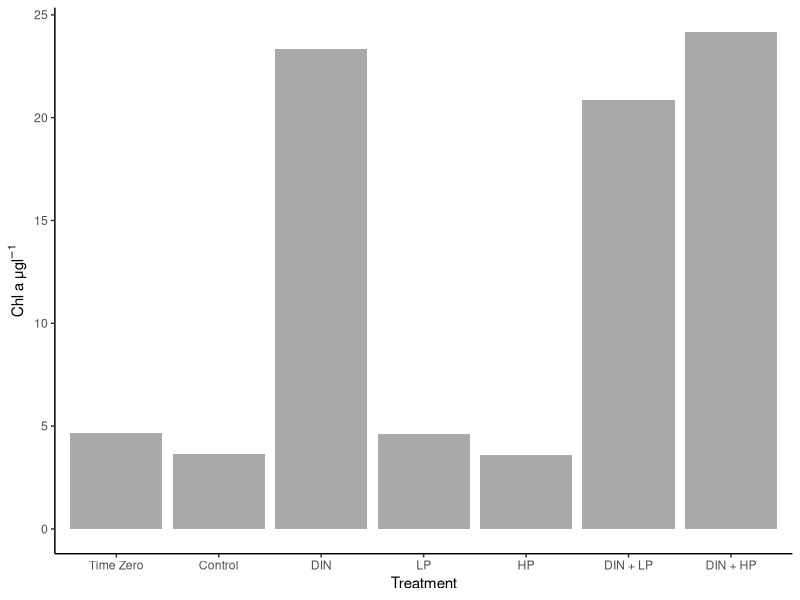

This figure's R source: (Note: this script raises an error after producing the figure.)
#2023-07-31
#CDS

#practice analyzing bioassay 3

library(tidyverse)
library(dplyr)
library(lubridate)
library(readxl)
library(ggplot2)
library(car)
library(rstatix)

install.packages("ggpubr")
library(ggpubr)

#import data

bioassay_3 = read_excel("data/2023-07-06_bioassay_3.xlsx", sheet = "Chl")

summary(bioassay_3)
glimpse(bioassay_3)

#find average per treatment

bioassay_3_avg = bioassay_3 %>%
  group_by(Other) %>%
  summarise(mean_chl = mean(ALL_Chl_a))

bioassay_3_avg

#create figure - bar graph based on average per treatment 

bioassay_3_fig_1 = ggplot() +
  geom_col(aes(x = fct_relevel(Other, "T_0", "Control", "DIN", "LP", "HP", "DIN_LP", "DIN_HP"), 
               y = mean_chl),
           fill = "darkgrey",
           data = bioassay_3_avg) +
  xlab("Treatment") +
  ylab(expression(paste("Chl a \u03BCg", l^-1))) +
  scale_x_discrete(labels= c("T_0" = "Time Zero", "Control" = "Control", "DIN" = "DIN", "LP" = "LP", "HP" = "HP", "DIN_LP" = "DIN + LP", "DIN_HP" = "DIN + HP")) +
  theme_classic() 
ggsave(bioassay_3_fig_1, filename = "figures/bioassay_3_fig_1.png",
       device = "png", height = 7, width = 11)

#anova to compare treatments

leveneTest(bioassay_3$ALL_Chl_a ~ bioassay_3$Other)

oneway.test(ALL_Chl_a ~ Other,
            data = bioassay_3,
            var.equal = FALSE)

bioassay_2_post_hoc = games_howell_test(formula = ALL_Chl_a ~ Other,
                                        data = bioassay_2, 
                                        conf.level = 0.95, 
                                        detailed = FALSE)

print(bioassay_2_post_hoc, n = 22)

#####################################################################################

#net changes

bioassay_3.2 = read_excel("data/bioassay_3.2.xlsx", sheet = 2)

bioassay_3_fig_2 = ggplot() +
  geom_col(aes(x = fct_relevel(Treatment, "T_0", "Control", "DIN", "LP", "HP", "DIN_LP", "DIN_HP"), 
               y = Chl_a_change_t0),
           fill = "darkgrey",
           data = bioassay_3.2) +
  xlab("Treatment (compared to T=0)") +
  ylab(expression(paste("Chl a \u03BCg", l^-1))) +
  scale_x_discrete(labels= c("T_0" = "Time Zero", "Control" = "Control", "DIN" = "DIN", "LP" = "LP", "HP" = "HP", "DIN_LP" = "DIN + LP", "DIN_HP" = "DIN + HP")) +
  theme_classic() 
ggsave(bioassay_3_fig_2, filename = "figures/bioassay_3_fig_2.png",
       device = "png", height = 7, width = 11)

bioassay_3_fig_3 = ggplot() +
  geom_col(aes(x = fct_relevel(Treatment, "T_0", "Control", "DIN", "LP", "HP", "DIN_LP", "DIN_HP"), 
               y = Chl_a_change_control),
           fill = "darkgrey",
           data = bioassay_3.2) +
  xlab("Treatment (compared to control)") +
  ylab(expression(paste("Chl a \u03BCg", l^-1))) +
  scale_x_discrete(labels= c("T_0" = "Time Zero", "Control" = "Control", "DIN" = "DIN", "LP" = "LP", "HP" = "HP", "DIN_LP" = "DIN + LP", "DIN_HP" = "DIN + HP")) +
  theme_classic() 
ggsave(bioassay_3_fig_3, filename = "figures/bioassay_3_fig_3.png",
       device = "png", height = 7, width = 11)

#################################################################

#boxplots

bioassay_3_fig_4 = ggplot() +
  geom_boxplot(aes(x = fct_relevel(Other, "T_0", "Control", "DIN", "LP", "HP", "DIN_LP", "DIN_HP"), 
                   y = ALL_Chl_a),
               fill = "darkgrey",
               data = bioassay_3) +
  xlab("Treatment") +
  ylab(expression(paste("Chl a \u03BCg", l^-1))) +
  scale_x_discrete(labels= c("T_0" = "Time Zero", "Control" = "Control", "DIN" = "DIN", "LP" = "LP", "HP" = "HP", "DIN_LP" = "DIN + LP", "DIN_HP" = "DIN + HP")) +
  theme_classic() 
ggsave(bioassay_3_fig_4, filename = "figures/bioassay_3_fig_4.png",
       device = "png", height = 7, width = 11)